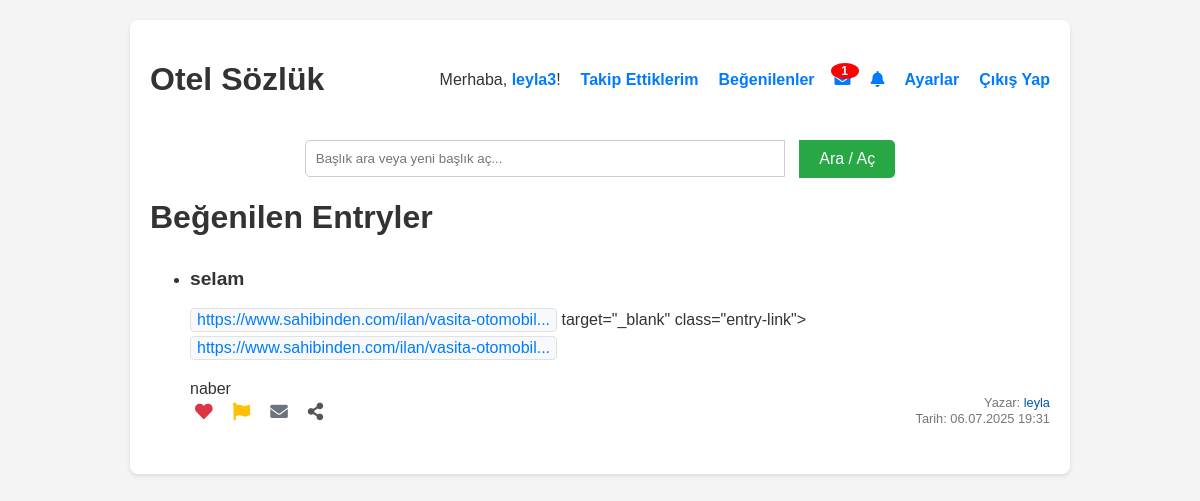
The app's page /begenilenler (signed in) with its own data.
### tables this page shows
CREATE TABLE entryler (
            id INTEGER PRIMARY KEY AUTOINCREMENT,
            entry_metni TEXT NOT NULL,
            baslik_id INTEGER NOT NULL,
            yazar_id INTEGER NOT NULL,
            tarih TIMESTAMP DEFAULT CURRENT_TIMESTAMP,
            is_deleted INTEGER DEFAULT 0,
            FOREIGN KEY (baslik_id) REFERENCES basliklar(id),
            FOREIGN KEY (yazar_id) REFERENCES users(id)
        );

CREATE TABLE basliklar (
            id INTEGER PRIMARY KEY AUTOINCREMENT,
            baslik_adi TEXT NOT NULL UNIQUE,
            entry_count INTEGER DEFAULT 0
        );

CREATE TABLE users (
            id INTEGER PRIMARY KEY AUTOINCREMENT,
            username TEXT NOT NULL UNIQUE,
            email TEXT NOT NULL UNIQUE,
            password_hash TEXT NOT NULL,
            bio TEXT DEFAULT '',
            kayit_tarihi TIMESTAMP DEFAULT CURRENT_TIMESTAMP,
            email_verified INTEGER DEFAULT 0,
            verification_code TEXT,
            is_admin INTEGER DEFAULT 0,
            is_moderator INTEGER DEFAULT 0,
            is_banned INTEGER DEFAULT 0
        );

### yemeksozluk.py (the view)
@app.route('/begenilenler')
def begenilenler():
    if not is_logged_in():
        flash('Beğendiğiniz entryleri görmek için giriş yapmalısınız.', 'warning')
        return redirect(url_for('login'))
    user_id = session['user_id']
    with get_db_connection() as conn:
        begenilen_entryler = conn.execute('''
            SELECT e.entry_metni, e.tarih, b.baslik_adi, b.id as baslik_id, u.username, e.id as entry_id, e.yazar_id, u.is_banned
        FROM likes l
        JOIN entryler e ON l.entry_id = e.id
        JOIN basliklar b ON e.baslik_id = b.id
        JOIN users u ON e.yazar_id = u.id
        WHERE l.user_id = ?
        ORDER BY e.tarih DESC
    ''', (user_id,)).fetchall()
        formatted_entries = []
        for entry in begenilen_entryler:
            formatted_entry = dict(entry)
            formatted_entry['tarih'] = format_tarih(entry['tarih'])
            formatted_entry['entry_metni'] = format_entry_text(entry['entry_metni'])
            formatted_entries.append(formatted_entry)
    return render_template('begenilenler.html', begenilen_entryler=formatted_entries, is_logged_in=is_logged_in())

### yemeksozluk.py (called while the page is built)
def format_tarih(tarih_str):
    try:
        if isinstance(tarih_str, str):
            tarih_str = tarih_str.replace('T', ' ')
            if '.' in tarih_str:
                tarih_str = tarih_str.split('.')[0]  # mikrosaniyeyi at
            dt = datetime.strptime(tarih_str, '%Y-%m-%d %H:%M:%S')
            dt = TURKEY_TZ.localize(dt)
        else:
            dt = tarih_str
            if dt.tzinfo is None:
                dt = TURKEY_TZ.localize(dt)
        return dt.strftime('%d.%m.%Y %H:%M')
    except Exception as e:
        return str(tarih_str)

@contextmanager
def get_db_connection():
    conn = sqlite3.connect(DATABASE, timeout=20.0)
    conn.row_factory = sqlite3.Row
    conn.execute('PRAGMA foreign_keys = ON')
    try:
        yield conn
    finally:
        conn.close()

def is_logged_in():
    return 'logged_in' in session and session['logged_in']

@app.before_request
def before_request():
    g.unread_notifications_count = 0
    g.unread_messages_count = 0
    if is_logged_in():
        with get_db_connection() as conn:
            user_id = session['user_id']
            notifications_count = conn.execute('SELECT COUNT(*) FROM notifications WHERE user_id = ? AND is_read = 0', (user_id,)).fetchone()[0]
            g.unread_notifications_count = notifications_count
            messages_count = conn.execute('SELECT COUNT(*) FROM messages WHERE receiver_id = ? AND is_read = 0', (user_id,)).fetchone()[0]
            g.unread_messages_count = messages_count

def format_entry_text(text):
    url_pattern = r'(https?://[^\s<>]+|www\.[^\s<>]+)'
    parts = re.split(url_pattern, text)
    result = ''
    for part in parts:
        if not part:
            continue
        if re.match(url_pattern, part):
            url = part
            if url.startswith('www.'):
                url = 'http://' + url
            display_url = url if len(url) <= 50 else url[:47] + '...'
            result += f'<span class="entry-link-box"><a href="{url}" target="_blank" class="entry-link" style="display: inline-block; padding: 2px 6px; background-color: #f8f9fa; border: 1px solid #dee2e6; border-radius: 4px; color: #007bff; text-decoration: none; margin: 2px 0; word-break: break-all;">{display_url}</a></span>'
        else:
            clean = part.replace('\n', '<br>')
            result += clean
    return result

### templates/begenilenler.html (shortened to what this page needs)
{% extends 'base.html' %}
{% block content %}
    <h1>Beğenilen Entryler</h1>
    {% if begenilen_entryler %}
        <ul>
            {% for entry in begenilen_entryler %}
                <li class="entry-item">
                    <div class="entry-title">
                        <a href="{{ url_for('baslik_detay', baslik_id=entry.baslik_id) }}">{{ entry.baslik_adi }}</a>
                    </div>
                    <div class="entry-text">
                        <p>{{ entry.entry_metni|safe }}</p>
                    </div>
                    <div class="entry-actions">
                        <a href="{{ url_for('entry_begenmekten_vazgec', entry_id=entry.entry_id) }}" class="liked" title="Beğeniyi Kaldır"><i class="fas fa-heart"></i></a>
                        {% if is_logged_in and entry.yazar_id != session.user_id %}
                            <a href="{{ url_for('entry_sikayet', entry_id=entry.entry_id) }}" title="Şikayet Et" style="color: #ffc107;"><i class="fas fa-flag"></i></a>
                            <a href="{{ url_for('sohbet', other_user_id=entry.yazar_id) }}?entry_id={{ entry.entry_id }}" title="Mesaj Gönder" style="color: #6c757d;"><i class="fas fa-envelope"></i></a>
                        {% endif %}
                        <span class="share-btn" title="Paylaş"><i class="fas fa-share-alt"></i></span>
                    </div>
                    <div class="entry-info">
                        <p>Yazar: <a href="{{ url_for('profil', username=entry.username) }}">{{ entry.username }}</a></p>
                        <p>Tarih: {{ entry.tarih }}</p>
                    </div>
                </li>
            {% endfor %}
        </ul>
    {% else %}
        <p>Henüz beğendiğiniz bir entry bulunmuyor.</p>
    {% endif %}
{% endblock %}

### templates/base.html (style rules this page uses)
body { font-family: sans-serif; margin: 20px; background-color: #f4f4f4; color: #333; }

### templates/begenilenler.html (style rules this page uses)
.entry-item { margin-bottom: 15px; padding: 10px 0; position: relative; min-height: 100px; border-bottom: 1px solid #eee; }
.entry-item:last-child { border-bottom: none; }
.entry-title { font-size: 1.2em; font-weight: bold; margin-bottom: 10px; color: #333; }
.entry-title a { text-decoration: none; color: #333; }
.entry-text { margin-bottom: 30px; padding-right: 150px; }
.entry-info { position: absolute; bottom: 10px; right: 0px; text-align: right; font-size: 0.8em; color: #777; line-height: 1.3; }
.entry-info p { margin: 0; }
.entry-info a { color: #0056b3; text-decoration: none; }
.entry-actions { position: absolute; bottom: 10px; left: 0; display: flex; gap: 10px; font-size: 1.1em; }
.entry-actions a { color: #555; text-decoration: none; padding: 5px; border-radius: 4px; transition: background-color 0.2s ease; }
.entry-actions .liked i { color: #dc3545; }
.entry-actions .share-btn { cursor: pointer; color: #555; padding: 5px; border-radius: 4px; }

### records on screen
entryler: baslik_adi "selam", entry_metni "https://www.sahibinden.com/ilan/vasita-otomobil... target=\"_blank\" class=\"entry-link\"> https://www.sahibinden.com/ilan/vasita-otomobil... naber", username "leyla", tarih "06.07.2025 19:31"

### other values on screen
{{ session.username }} "leyla3"
{{ g.unread_messages_count }} "1"
